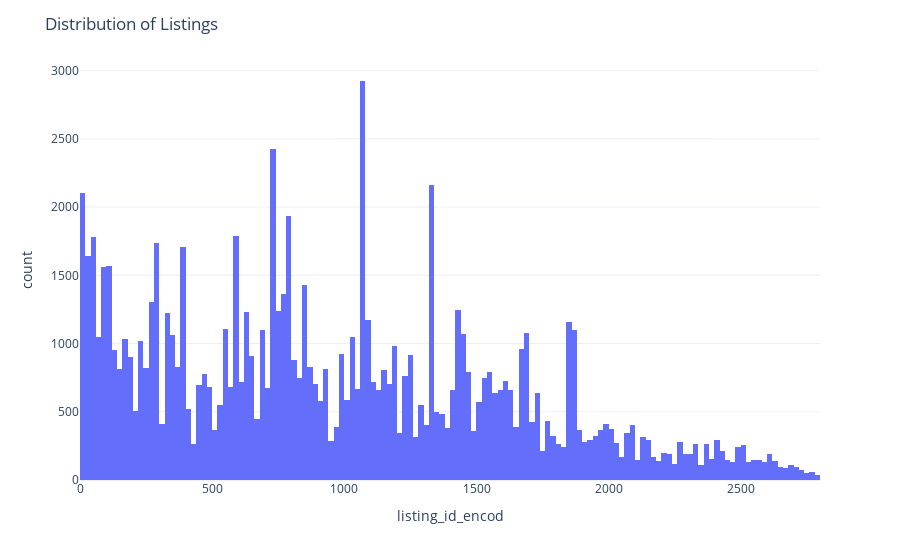

Here is the notebook cell this chart was saved with:
### Markdown cell above
We cannot be certain whether a reviewer actually stayed at a property or simply wrote a fake review, which is why we keep all the reviews

### Code cell
fig = px.histogram(df_host_reviews, x='listing_id_encod')
fig.update_layout(title='Distribution of Listings')
fig

### Figure 1 — Plotly figure (JSON) as saved in the notebook; plotly's stock layout.template omitted (floating-point values rounded to 4 significant figures; data arrays with more than 128 entries replaced by an {"elided": "..."} marker saying what was removed)
{"data": [{"alignmentgroup": "True", "bingroup": "x", "hovertemplate": "listing_id_encod=%{x}<br>count=%{y}<extra></extra>", "legendgroup": "", "marker": {"color": "#636efa", "pattern": {"shape": ""}}, "name": "", "offsetgroup": "", "orientation": "v", "showlegend": false, "type": "histogram", "x": {"elided": "93654 int values"}, "xaxis": "x", "yaxis": "y"}], "layout": {"barmode": "relative", "legend": {"tracegroupgap": 0}, "margin": {"t": 60}, "title": {"text": "Distribution of Listings"}, "xaxis": {"anchor": "y", "domain": [0, 1], "title": {"text": "listing_id_encod"}}, "yaxis": {"anchor": "x", "domain": [0, 1], "title": {"text": "count"}}}}
